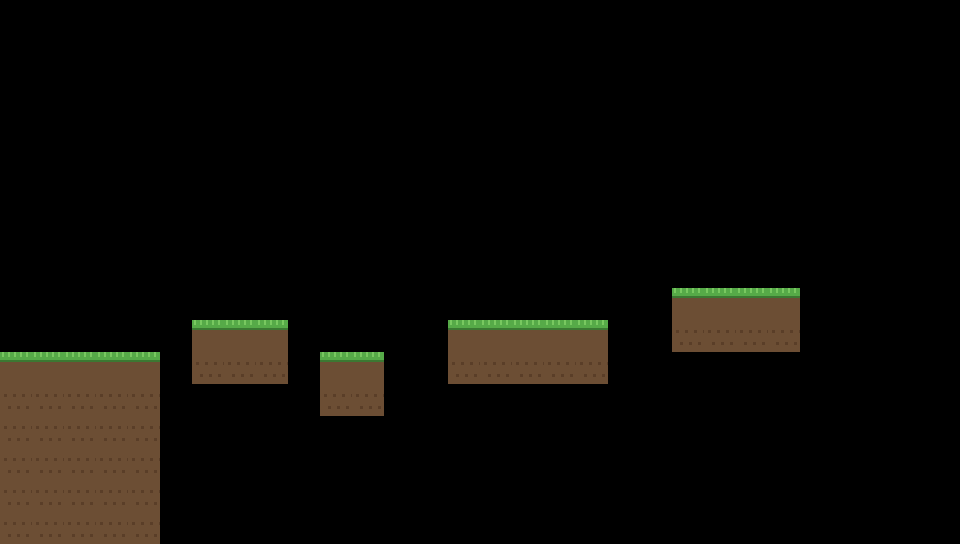

The image is a tile-based game level rendered from a .tmx file. Its description and complete source (layers, tilesets, objects, tile grids) follow:
An orthogonal 30x17 tile map with 32x32 px tiles, 1 tile layer (Ground) and 10 objects (5x spikes, 3x crusher, spawn, exit).

<map version="1.10" tiledversion="1.10.2" orientation="orthogonal" renderorder="right-down" width="30" height="17" tilewidth="32" tileheight="32" infinite="0" nextlayerid="3" nextobjectid="11">
 <tileset firstgid="1" name="tiles" tilewidth="32" tileheight="32" tilecount="8" columns="4">
  <image source="tileset.png" width="128" height="64" />
 </tileset>
 <layer id="1" name="Ground" width="30" height="17">
  <data encoding="csv">
0,0,0,0,0,0,0,0,0,0,0,0,0,0,0,0,0,0,0,0,0,0,0,0,0,0,0,0,0,0,0,0,0,0,0,0,0,0,0,0,0,0,0,0,0,0,0,0,0,0,0,0,0,0,0,0,0,0,0,0,0,0,0,0,0,0,0,0,0,0,0,0,0,0,0,0,0,0,0,0,0,0,0,0,0,0,0,0,0,0,0,0,0,0,0,0,0,0,0,0,0,0,0,0,0,0,0,0,0,0,0,0,0,0,0,0,0,0,0,0,0,0,0,0,0,0,0,0,0,0,0,0,0,0,0,0,0,0,0,0,0,0,0,0,0,0,0,0,0,0,0,0,0,0,0,0,0,0,0,0,0,0,0,0,0,0,0,0,0,0,0,0,0,0,0,0,0,0,0,0,0,0,0,0,0,0,0,0,0,0,0,0,0,0,0,0,0,0,0,0,0,0,0,0,0,0,0,0,0,0,0,0,0,0,0,0,0,0,0,0,0,0,0,0,0,0,0,0,0,0,0,0,0,0,0,0,0,0,0,0,0,0,0,0,0,0,0,0,0,0,0,0,0,0,0,0,0,0,0,0,0,0,0,0,0,0,0,0,0,0,0,0,0,0,0,0,0,0,0,0,0,0,0,0,0,0,0,0,0,0,0,1,1,1,1,0,0,0,0,0,0,0,0,0,0,0,1,1,1,0,0,0,0,0,1,1,1,1,1,0,0,2,2,2,2,0,0,0,0,0,1,1,1,1,1,0,2,2,2,0,1,1,0,0,2,2,2,2,2,0,0,0,0,0,0,0,0,0,0,0,2,2,2,2,2,0,0,0,0,0,2,2,0,0,0,0,0,0,0,0,0,0,0,0,0,0,0,0,0,0,2,2,2,2,2,0,0,0,0,0,0,0,0,0,0,0,0,0,0,0,0,0,0,0,0,0,0,0,0,0,2,2,2,2,2,0,0,0,0,0,0,0,0,0,0,0,0,0,0,0,0,0,0,0,0,0,0,0,0,0,2,2,2,2,2,0,0,0,0,0,0,0,0,0,0,0,0,0,0,0,0,0,0,0,0,0,0,0,0,0,2,2,2,2,2,0,0,0,0,0,0,0,0,0,0,0,0,0,0,0,0,0,0,0,0,0,0,0,0,0
</data>
 </layer>
 <objectgroup id="2" name="Objects">
  <object id="1" name="spawn" type="spawn" x="32" y="320" width="32" height="32" /><object id="2" name="exit" type="exit" x="768" y="256" width="32" height="32" /><object id="3" name="spikes" type="spikes" x="448" y="288" width="32" height="32"><properties><property name="patrol" type="int" value="3" /><property name="phase" type="float" value="0.81" /></properties></object><object id="4" name="spikes" type="spikes" x="192" y="288" width="32" height="32"><properties><property name="patrol" type="int" value="2" /><property name="phase" type="float" value="0.99" /></properties></object><object id="5" name="spikes" type="spikes" x="448" y="288" width="32" height="32"><properties><property name="patrol" type="int" value="3" /><property name="phase" type="float" value="0.07" /></properties></object><object id="6" name="spikes" type="spikes" x="192" y="288" width="32" height="32"><properties><property name="patrol" type="int" value="2" /><property name="phase" type="float" value="0.36" /></properties></object><object id="7" name="spikes" type="spikes" x="192" y="288" width="32" height="32"><properties><property name="patrol" type="int" value="2" /><property name="phase" type="float" value="0.3" /></properties></object><object id="8" name="crusher" type="crusher" x="320" y="224" width="32" height="32"><properties><property name="range" type="int" value="3" /><property name="phase" type="float" value="0.71" /></properties></object><object id="9" name="crusher" type="crusher" x="480" y="192" width="32" height="32"><properties><property name="range" type="int" value="3" /><property name="phase" type="float" value="0.15" /></properties></object><object id="10" name="crusher" type="crusher" x="224" y="192" width="32" height="32"><properties><property name="range" type="int" value="3" /><property name="phase" type="float" value="0.05" /></properties></object>
 </objectgroup>
</map>
